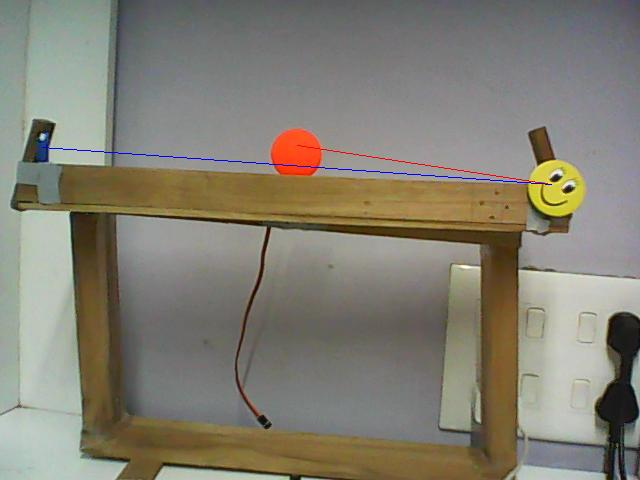
#> input picture imageBasedDistance.jpg, 640 x 480 px, given in place of the camera
$ python beamDistance.py
#> lines starting #> are read from the running program, lines starting #| are printed output that depends on the picture; after the words box and inside, x2 and y2 are one past the last pixel; in counts of white or black regions, pixels touching at a corner belong together; long printed decimals are rounded
import cv2
import serial
import numpy as np
import math
from time import sleep

'''
Beam Colours
90-110,140-155,165-180
'''
class Distance:
	def __init__(self):
		self.colorLowBall = np.array([10,120,20])
		self.colorHighBall = np.array([70,200,120])

		self.beamMinColor = np.array([10,10,120])
		self.beamMaxColor = np.array([50,50,190])
		self.cap = cv2.VideoCapture(0)

	def euclideanDistance(self,x1,y1,x2,y2):
		return math.sqrt((x1-x2)**2 + (y1-y2)**2)

	def getDistance(self):
		self.ret,self.frame = self.cap.read()
#> self.frame is the input picture: shape (480, 640, 3); mean B, G, R 114.7, 127.3, 131.1
		#self.element = cv2.getStructuringElement(cv2.MORPH_RECT, (5,5))
		self.maskBeam = cv2.inRange(self.frame,self.beamMinColor,self.beamMaxColor)
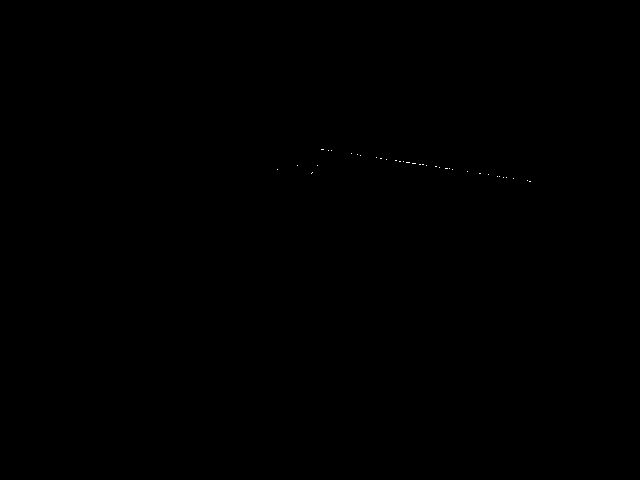
#> self.maskBeam: shape (480, 640); 0.02% white in thin lines or dots, all inside (x1, y1, x2, y2) = (277, 149, 531, 182)
		self.maskBall = cv2.inRange(self.frame,self.colorLowBall,self.colorHighBall)
#> self.maskBall: shape (480, 640); 0% white in thin lines or dots, all inside (x1, y1, x2, y2) = (32, 206, 79, 208)
		#self.maskBeam = cv2.erode(self.maskBeam, self.element, iterations = 1)
		self.centerBeam = cv2.moments(self.maskBeam)
#> self.centerBeam = moments, m00 14025, centre m10/m00, m01/m00 = (412.4, 164.8)
		self.cXBeam = int(self.centerBeam["m10"]/self.centerBeam["m00"])
#> self.cXBeam = 412
		self.cYBeam = int(self.centerBeam["m01"]/self.centerBeam["m00"])
#> self.cYBeam = 164
		self.centerBall = cv2.moments(self.maskBall)
#> self.centerBall = moments, m00 765, centre m10/m00, m01/m00 = (62.33, 206.7)
		self.cXBall = int(self.centerBall["m10"]/self.centerBall["m00"])
#> self.cXBall = 62
		self.cYBall = int(self.centerBall["m01"]/self.centerBall["m00"])
#> self.cYBall = 206
		self.maskBeam = cv2.cvtColor(self.maskBeam,cv2.COLOR_GRAY2BGR)
		self.outFrame = self.frame & self.maskBeam
		cv2.circle(self.frame,(self.cXBeam,self.cYBeam),5,(255,0,0),-1)
#> self.frame: shape (480, 640, 3); 0.03% of pixels changed, all inside (x1, y1, x2, y2) = (407, 159, 418, 170)
		cv2.circle(self.frame,(self.cXBall,self.cYBall),5,(0,255,0),-1)
#> self.frame: shape (480, 640, 3); mean B, G, R 114.7, 127.3, 131.1
		self.maskBall = cv2.cvtColor(self.maskBall,cv2.COLOR_GRAY2BGR)
		if cv2.waitKey(1) & 0xFF == ord('q'):
#> (key q is pressed here)
			print("exit")
		self.distance = self.euclideanDistance(self.cXBeam,self.cYBeam,self.cXBall,self.cYBall)
#> self.distance = 352.5
		if (self.cXBeam > self.cXBall):
			self.distance = -1 * self.distance
#> self.distance = -352.5
		return self.outFrame,self.frame,self.distance,self.maskBall

if (__name__ == "__main__"):
	m = Distance()
	while True:
		q,z,d,b = m.getDistance()
#> d = -352.5
		cv2.imshow('asd',z)
		print(d-40)
#| -392.511
